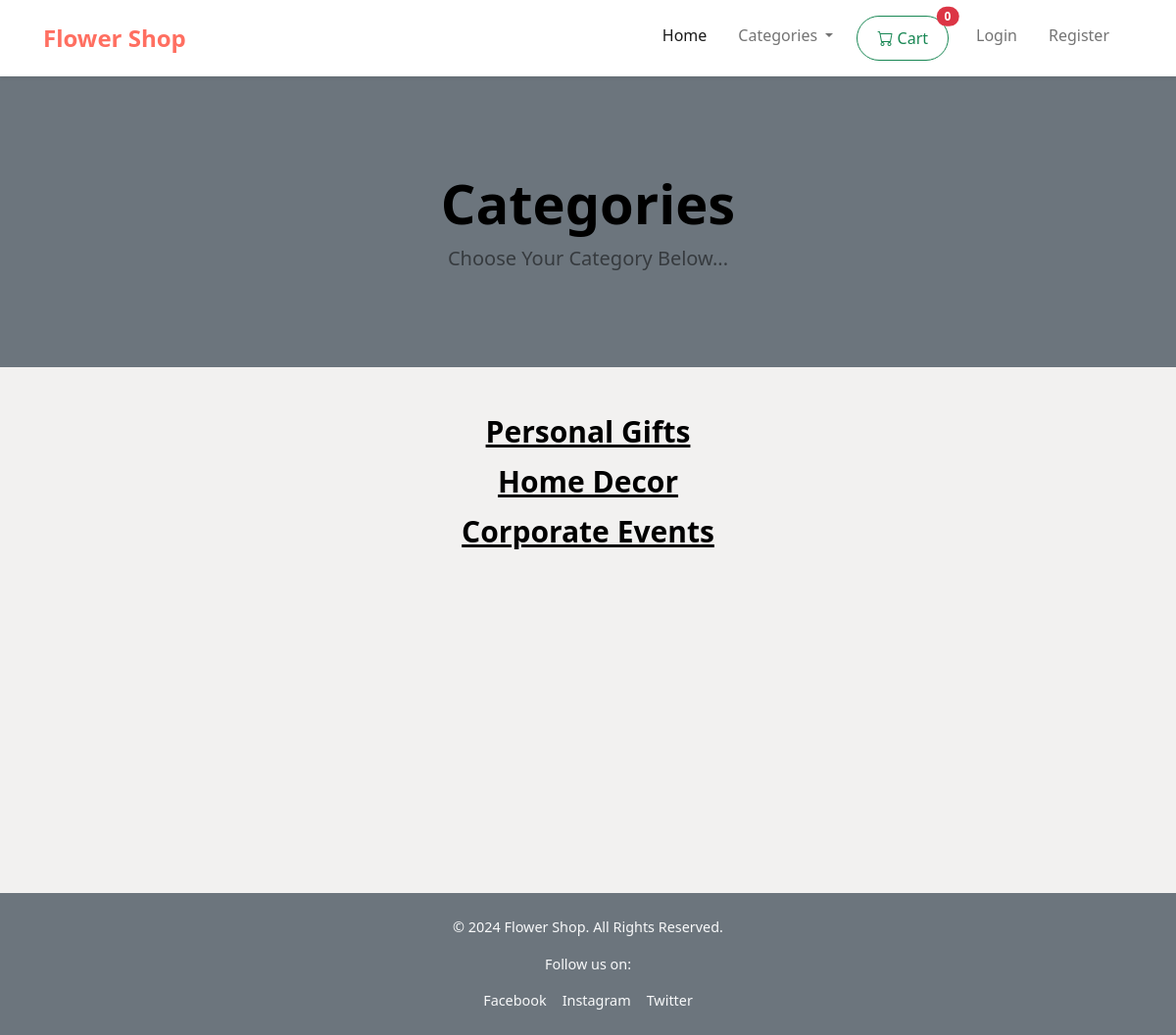
The app's page /category_summary/ with its own data.
### store/models.py (models this page shows)
class Category(models.Model):
	name = models.CharField(max_length=50)
	def __str__(self):
		return self.name
	class Meta:
		verbose_name_plural = 'categories'

### store/views.py (the view)
# urls.py: path('category_summary/', views.category_summary, name='category_summary'),
def category_summary(request):
	categories = Category.objects.all()
	return render(request, 'category_summary.html', {"categories":categories})

### cart/cart.py (called while the page is built)
	def __len__(self):
		return len(self.cart)

### cart/context_processors.py (called while the page is built)
def cart(request):
	return {'cart': Cart(request)}

### store/context_processors.py (called while the page is built)
def categories(request):
    categories = Category.objects.all()
    return {'categories': categories}

### store/templates/category_summary.html
{% extends 'base.html' %}
{% block content %}
        <header class="py-5 bg-secondary">
            <div class="container px-4 px-lg-5 my-5">
                <div class="text-center text-black">
                    <h1 class="display-4 fw-bolder">Categories</h1>
                    <p class="lead fw-normal text-black-50 mb-0">Choose Your Category Below...</p>
                </div>
            </div>
        </header>
        <div class="container">
        	<div class="row">
        		<center>
        			<div class="col-8"  >
        				<br/><br/>
                        {% for category in categories %}
                        <h3 style="font-size: 30px; font-weight: bold;"><a href="{% url 'category' category %}">{{ category }}</a></h3>
                        {% endfor %}
<br/><br/><br/><br/><br/><br/><br/><br/><br/><br/><br/><br/><br/><br/>
        			</div>
        		</center>
        	</div>
        </div>
{% endblock %}

### store/templates/base.html (style rules this page uses)
html, body { height: 100%; margin: 0; }

### records on screen
Category: name "Personal Gifts"
Category: name "Home Decor"
Category: name "Corporate Events"

### other values on screen
{{ cart|length }} "0"
